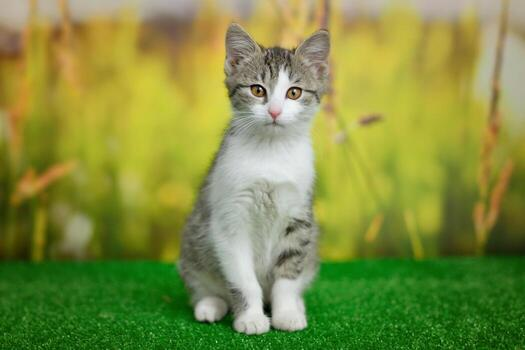
#> input picture opencv/Photos/cat.jpg, 525 x 350 px, found by its file name
$ python transformation.py
#> lines starting #> are read from the running program, lines starting #| are printed output that depends on the picture
import cv2 as cv
import numpy as np

img = cv.imread('/Users/vishwanathmaheshwary/opencv/learning-computer-vision/opencv/Photos/cat.jpg')
#> img is the input picture: shape (350, 525, 3); mean B, G, R 66.2, 142.5, 129.8

cv.imshow('og img', img)

#Translation (shifting the image)
# x -> no. of pixels u wanna shift on the x axis
#y -> no. of pixels u wanna shift on the y axis
def translate(img, x,y):
    # this is the translation matrix
#> called with x = 100, y = 80
    transMat  = np.float32([[1,0,x], [0,1,y]])
    # dimensions of the image(width,height)
    dimensions = (img.shape[1], img.shape[0])
#> dimensions = (525, 350)
    return cv.warpAffine(img,transMat, dimensions)
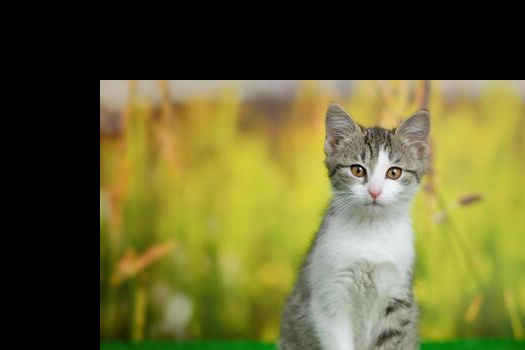
#> returned value: shape (350, 525, 3); mean of channels 0, 1, 2 48, 96.3, 98.4; drawn as B, G, R

    # x<0 --> translate the image to the left
    # y<0--> translate the image up
    # x>0 --> shifting it right
    # y>0 --> shifting it down

translated = translate(img,100,80)
cv.imshow('translated img', translated)

# rotation
# opencv allows u to specify any rotation point that u wanna rotate around
def rotate(img, angle, rotPoint = None):
#> called with angle = -90
    (height,width) = img.shape[:2]
#> height = 350; width = 525

    if rotPoint is None:
        rotPoint = (width/2, height/2)
#> rotPoint = (262.5, 175)

    rotMat = cv.getRotationMatrix2D(rotPoint, angle, 1.0)
    dimensions = (height, width)
#> dimensions = (350, 525)

    return cv.warpAffine(img, rotMat, dimensions)
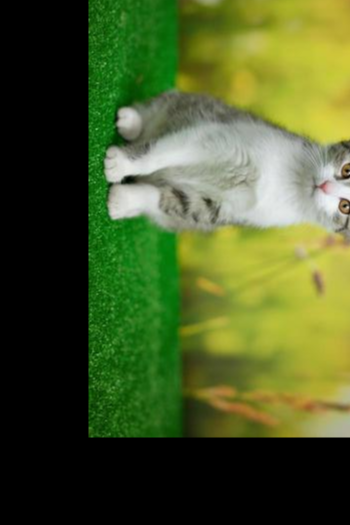
#> returned value: shape (525, 350, 3); mean of channels 0, 1, 2 40.5, 89.6, 74.3; drawn as B, G, R

rotated = rotate(img, -90)
cv.imshow('rotated', rotated)

# inter_cubic is slower but of better quality


#flipping
flip = cv.flip(img, 0)
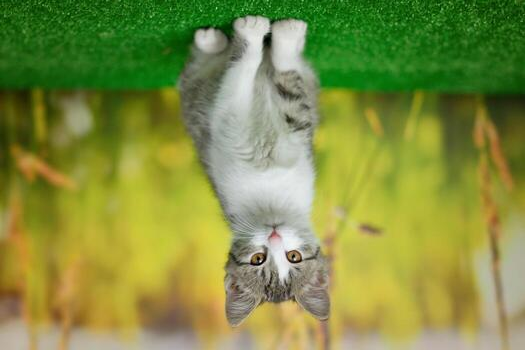
#> flip: shape (350, 525, 3); mean B, G, R 66.2, 142.5, 129.8
# 0 --> flipping the image vertically (over the x axis)
# 1 --> flipping the image horizontally (over the y axis)
# -1 --> flipping both vertically and horizontally
cv.imshow('flipped', flip)

cv.waitKey(0)
